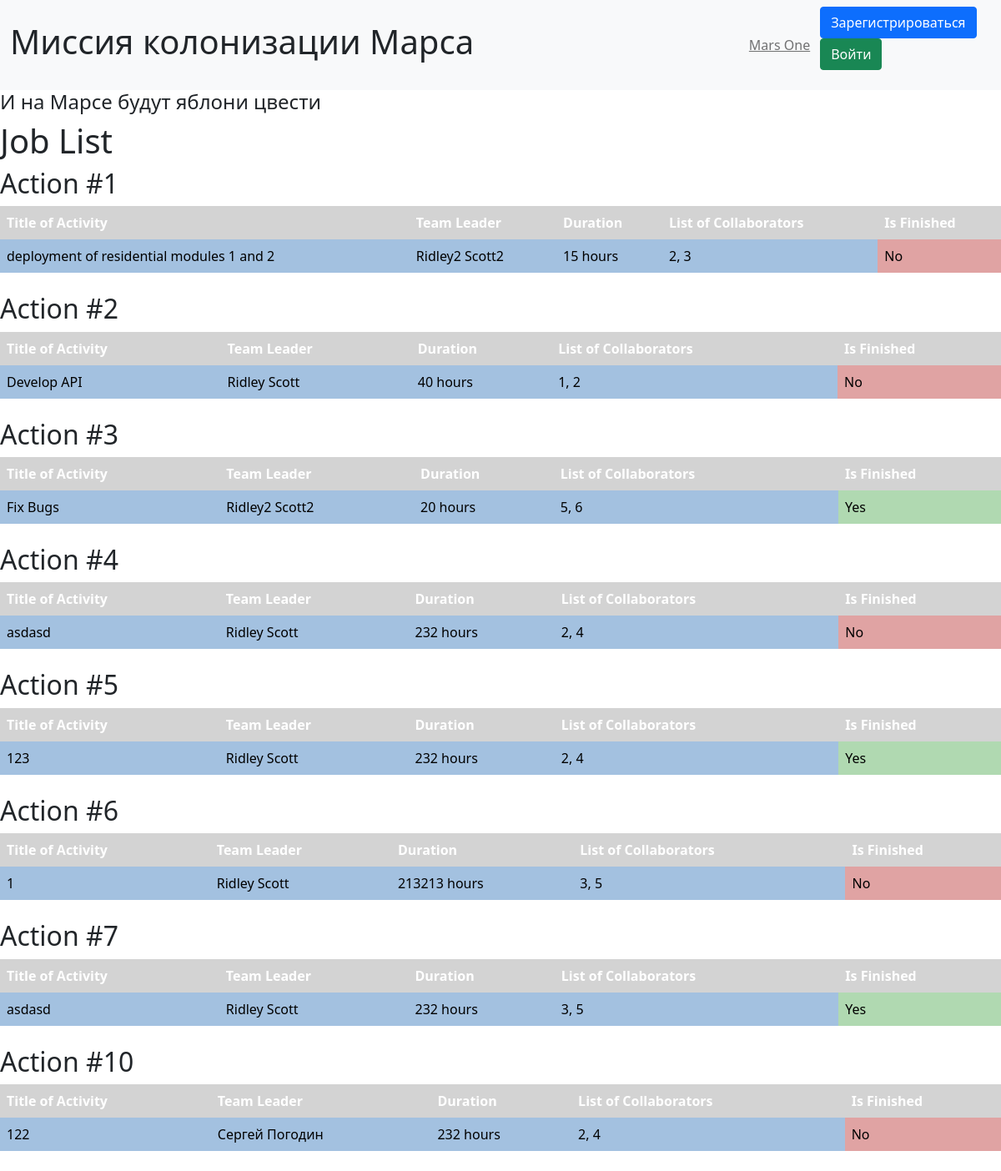
The page / on the database its author committed.
### sql/data/jobs.py (models this page shows)
class Jobs(SqlAlchemyBase, SerializerMixin):
    __tablename__ = 'jobs'
    id = sqlalchemy.Column(sqlalchemy.Integer,
                           primary_key=True, autoincrement=True)
    job = sqlalchemy.Column(sqlalchemy.String, nullable=True)
    work_size = sqlalchemy.Column(sqlalchemy.Integer, nullable=True)
    collaborators = sqlalchemy.Column(sqlalchemy.String, nullable=True)
    start_date = sqlalchemy.Column(sqlalchemy.DateTime, nullable=True)
    end_date = sqlalchemy.Column(sqlalchemy.DateTime, nullable=True)
    is_finished = sqlalchemy.Column(sqlalchemy.Boolean, default=True)
    team_leader = sqlalchemy.Column(sqlalchemy.Integer,
                                    sqlalchemy.ForeignKey("users.id"))
    jobs = orm.relationship('User')

### main.py (the view)
@app.route('/')
def index():
    session = db_session.create_session()
    jobs_list = session.query(jobs.Jobs).all()
    jobs_data = []
    for job in jobs_list:
        team_leader = session.query(users.User).filter((users.User.id == job.team_leader)).first()
        jobs_data.append({
            "id": job.id,
            "title": job.job,
            "team_leader": f"{team_leader.name} {team_leader.surname}" if team_leader else "Unknown",
            "team_leader_id": job.team_leader,
            "duration": f"{job.work_size} hours",
            "collaborators": job.collaborators,
            "is_finished": "Yes" if job.is_finished else "No"
        })
    return render_template("index.html", file='style.css', jobs=jobs_data)

### sql/data/db_session.py (called while the page is built)
def create_session() -> Session:
    global __factory
    return __factory()

### templates/index.html (shortened to what this page needs)
{% extends 'base.html' %}
{% block content %}
    <h1>Job List</h1>
    {% for job in jobs %}
        <h2>Action #{{ job.id }}</h2>
        <table class="job-table">
            <tr>
                <th>Title of Activity</th>
                <th>Team Leader</th>
                <th>Duration</th>
                <th>List of Collaborators</th>
                <th>Is Finished</th>
            </tr>
            <tr>
                <td class="blue-text">{{ job.title }}</td>
                <td class="blue-text">{{ job.team_leader }}</td>
                <td class="blue-text">{{ job.duration }}</td>
                <td class="blue-text">{{ job.collaborators }}</td>
                <td class="{% if job.is_finished == 'Yes' %}green-text{% else %}red-text{% endif %}">{{ job.is_finished }}</td>
            </tr>
        </table>
        <br>
    {% endfor %}
{% endblock %}

### templates/base.html (shortened to what this page needs)
<!DOCTYPE html>
<html lang="en">
<head>
    <link rel="stylesheet"
          href="https://cdn.jsdelivr.net/npm/bootstrap@5.0.0-beta1/dist/css/bootstrap.min.css"
>
    <link rel="stylesheet" href="../static/css/{{file}}">
</head>
<header>
    <nav class="navbar navbar-expand-lg bg-body-tertiary navbar-light bg-light">
        <div class="container-fluid">
            <h1>Миссия колонизации Марса</h1>
            <a class="navbar-text">
                Mars One
            </a>
        </div>
        {% if current_user.is_authenticated %}
            <a class="navbar-brand" href="/logout">{{ current_user.name }}</a>
        {% else %}
            <p>
                <a class="btn btn-primary " href="/register">Зарегистрироваться</a>
                <a class="btn btn-success" href="/login">Войти</a>
            </p>
        {% endif %}
    </nav>
    <h4>И на Марсе будут яблони цвести</h4>
</header>
<body>
    {% block content %}
    {% endblock %}
</body>
</html>

### static/css/style.css (style rules this page uses)
.job-table { border-collapse: collapse; width: 100%; }
.job-table th, .job-table td { padding: 8px; text-align: left; }
.job-table th { background-color: #d3d3d3; color: white; }
.blue-text { background-color: #a3c1e0; color: black; }
.green-text { background-color: #b0d9b1; color: black; }
.red-text { background-color: #e0a3a3; color: black; }

### rows shown on the page
Jobs: id "1", title "deployment of residential modules 1 and 2", team_leader "Ridley2 Scott2", duration "15 hours", collaborators "2, 3", is_finished "No"
Jobs: id "2", title "Develop API", team_leader "Ridley Scott", duration "40 hours", collaborators "1, 2", is_finished "No"
Jobs: id "3", title "Fix Bugs", team_leader "Ridley2 Scott2", duration "20 hours", collaborators "5, 6", is_finished "Yes"
Jobs: id "4", title "asdasd", team_leader "Ridley Scott", duration "232 hours", collaborators "2, 4", is_finished "No"
Jobs: id "5", title "123", team_leader "Ridley Scott", duration "232 hours", collaborators "2, 4", is_finished "Yes"
Jobs: id "6", title "1", team_leader "Ridley Scott", duration "213213 hours", collaborators "3, 5", is_finished "No"
Jobs: id "7", title "asdasd", team_leader "Ridley Scott", duration "232 hours", collaborators "3, 5", is_finished "Yes"
Jobs: id "10", title "122", team_leader "Сергей Погодин", duration "232 hours", collaborators "2, 4", is_finished "No"
